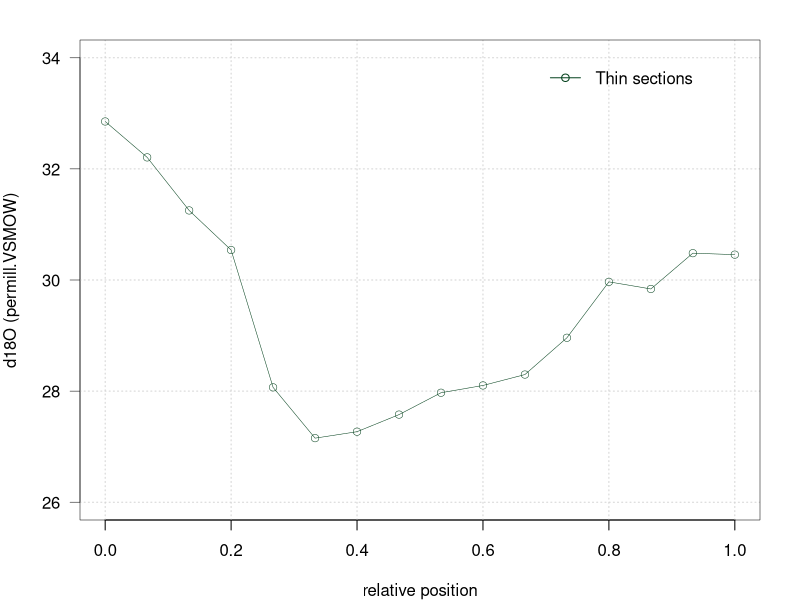
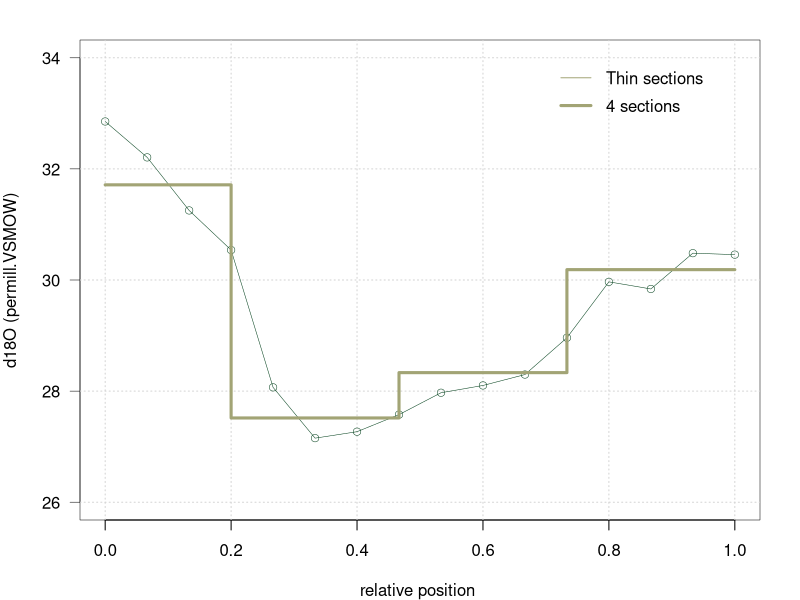
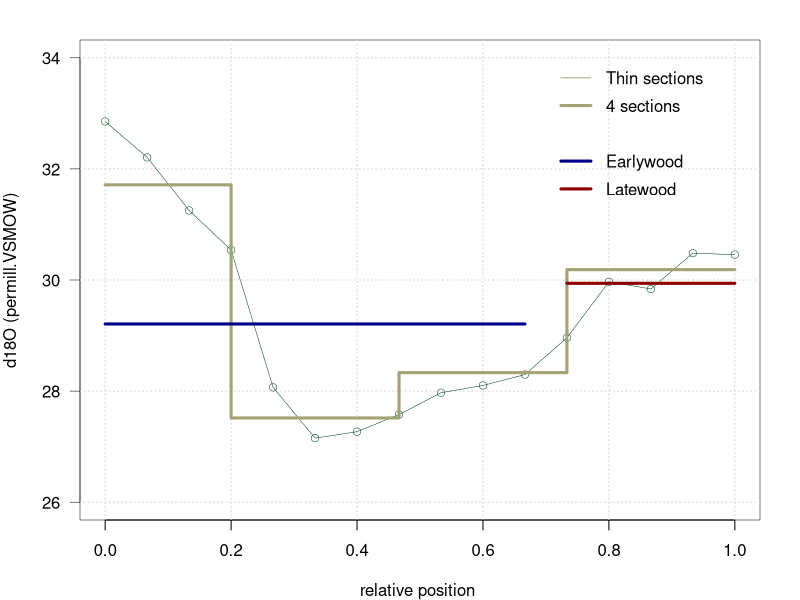
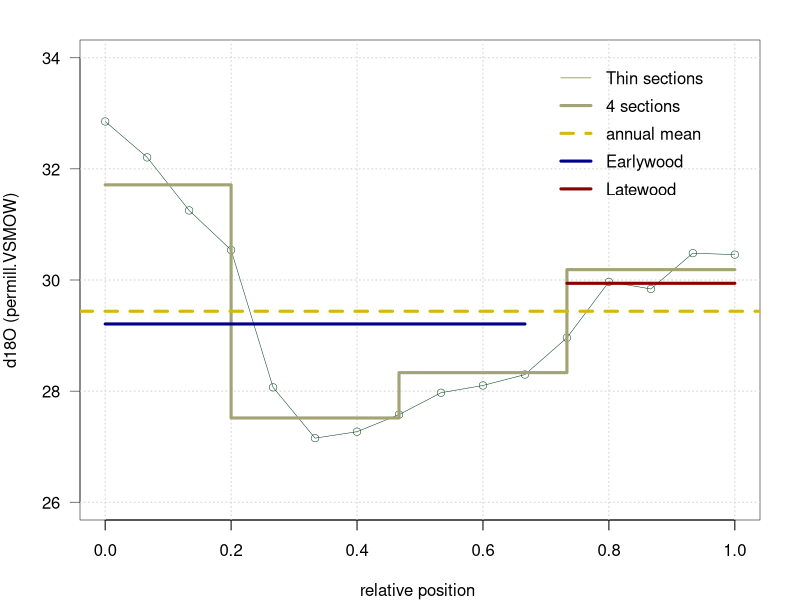

Reproduce these figures in R, in order. (Note: this script raises an error after producing the figures.)
## ---- chunk 1
# Read the high resolution 18O data for 1998.
HEL_98 <- read.csv("Data_Notebook5_part1/high_res_HEL_1998.csv") [,c(2,3,8)]
# color vector for plots
colb1 <- c("#D8B70A","#02401B","#A2A475","#D67236") 
## ---- chunk 2
par(mar=c(4,4,2,2),lwd=0.5)
plot(HEL_98[,3], HEL_98[,2], type="n", ylim=c(26,34), xlim=c(0,1), axes=F, xlab = "relative position", ylab = "d18O (permill.VSMOW)")
axis(1)
axis(2,lwd=0.5,las=2)
grid(lwd=1)
box()
lines( HEL_98[,3],HEL_98[,2], type="o",col=colb1[2],lwd=0.5, pch=1)
legend(x = 0.7, y = 34, legend = "Thin sections", col=colb1[2] , bty = "n",lwd=1,lty=1,pch = 1)
## ---- chunk 3
# select the sections per quarter
p25<- round(0.25*nrow(HEL_98),0)
p50<- round(0.50*nrow(HEL_98),0)
p75<- round(0.75*nrow(HEL_98),0)
p100<- round(1*nrow(HEL_98),0)
HEL_98_quarter  <- c(rep(mean(HEL_98[,2][1:p25], na.rm = T),length(1:p25)),
                  rep(mean(HEL_98[,2][(1+p25):p50], na.rm = T),length((1+p25):p50)),
                  rep(mean(HEL_98[,2][(1+p50):p75], na.rm = T),length((1+p50):p75)),
                  rep(mean(HEL_98[,2][(1+p75):p100], na.rm = T),length((1+p75):p100)))
## ---- chunk 4
par(mar=c(4,4,2,2),lwd=0.5)
plot(HEL_98[,3], HEL_98[,2], type="n", ylim=c(26,34), xlim=c(0,1), axes=F, xlab = "relative position ", ylab = "d18O (permill.VSMOW)");box()
axis(1)
axis(2,lwd=0.5,las=2)
grid(lwd=1)
lines( HEL_98[,3],HEL_98[,2], type="o",col=colb1[2],lwd=0.5, pch=1)
legend(x = 0.7, y = 34, legend = "Thin sections", col=colb1[3] , bty = "n",lwd=1)
# add the values of the quarters (equally distanced thin sections)
lines( HEL_98[,3],HEL_98_quarter, type="S",col=colb1[3],lwd=3)
legend(x = 0.7, y = 33.5, legend = "4 sections", col=colb1[3] , bty = "n",lwd=3)
## ---- chunk 5
#  We can estimate a % of EW and LW from total thin sections measurements as follows:
EW_1998 <- mean(HEL_98[,2][1:11], na.rm = T)
LW_1998 <- mean(HEL_98[,2][12:16], na.rm = T)
## ---- chunk 6
par(mar=c(4,4,2,2),lwd=0.5)
plot(HEL_98[,3], HEL_98[,2], type="n", ylim=c(26,34), xlim=c(0,1), axes=F, xlab = "relative position ", ylab = "d18O (permill.VSMOW)");box()
axis(1)
axis(2,lwd=0.5,las=2)
grid(lwd=1)
lines( HEL_98[,3],HEL_98[,2], type="o",col=colb1[2],lwd=0.5, pch=1)
legend(x = 0.7, y = 34, legend = "Thin sections", col=colb1[3] , bty = "n",lwd=1)
# add the values of the quarters (equally distanced thin sections)
lines( HEL_98[,3],HEL_98_quarter, type="S",col=colb1[3],lwd=3)
legend(x = 0.7, y = 33.5, legend = "4 sections", col=colb1[3] , bty = "n",lwd=3)
# Add the values EW and LW 
lines(HEL_98[,3][1:11], rep(EW_1998, 11),type="s",col="darkblue",lwd=3  )#EW
legend(x = 0.7, y = 32.5, legend = "Earlywood", col="darkblue" , bty = "n",lwd=3)
lines(HEL_98[,3][12:16], rep(LW_1998, 5),type="s",col="darkred",lwd=3  )#LW
legend(x = 0.7, y = 32, legend = "Latewood", col="darkred" , bty = "n",lwd=3)
## ---- chunk 7
#Here you will need to estimate the  average of the ring based on the thin sections provided.
# example 
HEL_98_complete <- mean(HEL_98[,2])
## ---- chunk 8
par(mar=c(4,4,2,2),lwd=0.5)
plot(HEL_98[,3], HEL_98[,2], type="n", ylim=c(26,34), xlim=c(0,1), axes=F, xlab = "relative position ", ylab = "d18O (permill.VSMOW)");box()
axis(1)
axis(2,lwd=0.5,las=2)
grid(lwd=1)
lines( HEL_98[,3],HEL_98[,2], type="o",col=colb1[2],lwd=0.5, pch=1)
legend(x = 0.7, y = 34, legend = "Thin sections", col=colb1[3] , bty = "n",lwd=1)
# add the values of the quarters (equally distanced thin sections)
lines( HEL_98[,3],HEL_98_quarter, type="S",col=colb1[3],lwd=3)
legend(x = 0.7, y = 33.5, legend = "4 sections", col=colb1[3] , bty = "n",lwd=3)
# Add the values EW and LW 
lines(HEL_98[,3][1:11], rep(EW_1998, 11),type="s",col="darkblue",lwd=3  )#EW
legend(x = 0.7, y = 32.5, legend = "Earlywood", col="darkblue" , bty = "n",lwd=3)
lines(HEL_98[,3][12:16], rep(LW_1998, 5),type="s",col="darkred",lwd=3  )#LW
legend(x = 0.7, y = 32, legend = "Latewood", col="darkred" , bty = "n",lwd=3)
# add the annual 18O value
abline(h = HEL_98_complete,col=colb1[1],lwd=3,lty=2)
legend(x = 0.7, y = 33, legend = "annual mean", col=colb1[1] , bty = "n",lwd=3,lty=2)
## ---- chunk 9
#read VPD data for this site
VPD_HEL <- read.csv("Data_Notebook5_part1/VPD_1998_1999_HEL.csv" )[,c(2,3,4)]
# Note that the VPD values are reported for Day of the year
#VPD_1998
par(mar=c(4,4,2,2),lwd=0.5)
plot(x = c(1:10),y=c(1:10),xlim = c(135,304), ylim = c(0,40) , type = "n", axes = F, xlab = "DOY", ylab = "VPD")
polygon(x = days_doy, y = c(VPD_HEL[,2], rev(VPD_HEL[,3])), border = F, col = rgb(0.2,0.3,0.4,0.6))
axis(1, at = seq(135,304,15),lwd=0.5,las=2)
axis(2,at = seq(0,40, 10), las=2,lwd=0.5)
grid(lwd=1)
box()
## ---- chunk 10
RCP_iso <- read.csv("Data_Notebook5_part2/RCP_Isotope_data_EW_LW.csv")[,c(2:5)]
EW.13C <- ts(RCP_iso[,1], start=1930, frequency=1)
LW.13C <- ts(RCP_iso[,2], start=1930, frequency=1)
EW.18O <- ts(RCP_iso[,3], start=1930, frequency=1)
LW.18O <- ts(RCP_iso[,4], start=1930, frequency=1)
## ---- chunk 11
par(mar=c(4,4,2,0))
layout(matrix(1:2,nrow = 1, ncol = 2,byrow = T), widths = c(5,5),heights = c(4,4),respect = TRUE)
ts.plot(EW.13C,ylab="d13C (permill.VPDB)",xlab="Years", col="#9C964A",main="13C")
lines(LW.13C,col="#9C964A", lty=6)
legend("topright", c("EW","LW"), lty=c(1,6), col=c("#9C964A","#9C964A"), text.col =c("#9C964A","#9C964A"), bty = "n")
ts.plot(EW.18O,ylab="d18O (permill.VSMOW)",xlab="Years", col="purple3",main="18O")
lines(LW.18O,col="purple3", lty=6)
legend("bottomright", c("EW","LW"), lty=c(1,6), col=c("purple3","purple3"), text.col =c("purple3","purple3"), bty = "n")
## ---- chunk 12
# First  calculate the difference between EW and LW for each isotope
diff.13C <- abs(LW.13C-EW.13C)
diff.18O <- abs(LW.18O-EW.18O)
## ---- chunk 13
par(mar=c(4,4,2,0))
layout(matrix(1:2,nrow = 1, ncol = 2,byrow = T), widths = c(5,5),heights = c(4,4),respect = TRUE)
ts.plot(diff.13C,ylab="Diff EW-LW",xlab="Years", col="#9C964A",main="13C")
ts.plot(diff.18O,ylab="Diff EW-LW",xlab="Years", col="purple3",main="18O")
## ---- chunk 14
# Read climate variables: VPD and precipitation. These data are from PRISM and cover the period from 1895-2015
RCP.vpd <- ts((read.csv("Data_Notebook5_part2/RCP_VPD_prism(monthly_1895_2015).csv")[,c(2:13)]), start=1895, frequency=1)
# RCP.pcp <- 
# Note that you need to subset the climate data for the period of the tree ring record (1930-2012)
## ---- chunk 15
# you can use monthly averages to look at seasonal patterns of VPD and PCP (barplot)
## ---- chunk 16
# For VPD
EW.13C.vpd <- ts.union(EW.13C,RCP.vpd)
LW.13C.vpd <- ts.union(LW.13C,RCP.vpd)
EW.18O.vpd <- ts.union(EW.18O,RCP.vpd)
EW.18O.vpd <- ts.union(EW.18O,RCP.vpd)

# For Precipitation
EW.13C.pcp <- ts.union(EW.13C,RCP.pcp)
LW.13C.pcp <- ts.union(LW.13C,RCP.pcp)
EW.18O.pcp <- ts.union(EW.18O,RCP.pcp)
EW.18O.pcp <- ts.union(EW.18O,RCP.pcp)

## ---- chunk 17
# here is an example for EW13C and VPD including renaming the columns for better plots
correl.EW.13C.vpd <- cor(EW.13C.vpd,use="p"); colnames(correl.EW.13C.vpd) <- c("EW.13C", colnames(RCP.vpd))
# repeat these steps for the other tree ring portions and climate variables
## ---- chunk 18
# here is a skeleton for a plot that includes only EW13C and VPD
# you will need to add the plots for other variables. 
layout(matrix(1:4,nrow = 2, ncol = 2,byrow = F), widths = c(4,4,4,4),heights = c(3,3,3,3),respect = TRUE)
barplot(correl.EW.13C.vpd[1,2:13],las=3,col=c("turquoise3"),ylab="Correlation", main="EW 13C VPD")
# add other  subdivisions
# You can repeat the plot for precipitations
## ---- chunk 19
# Combine matrices
diff.13C.vpd <- ts.union(diff.13C, RCP.vpd)
diff.18O.vpd <- ts.union(diff.18O, RCP.vpd)

diff.13C.pcp <- ts.union(diff.13C, RCP.pcp)
diff.18O.pcp <- ts.union(diff.18O, RCP.pcp)

# run correlations
corr.diff.13C.vpd <- cor(diff.13C.vpd,use="p"); colnames(corr.diff.13C.vpd) <- c("diff.13C", colnames(RCP.vpd))
corr.diff.18O.vpd <- cor(diff.18O.vpd,use="p"); colnames(corr.diff.18O.vpd) <- c("diff.18O", colnames(RCP.vpd))

corr.diff.13C.pcp <- cor(diff.13C.pcp,use="p"); colnames(corr.diff.13C.pcp) <- c("diff.13C", colnames(RCP.vpd))
corr.diff.18O.pcp <- cor(diff.18O.pcp,use="p"); colnames(corr.diff.18O.pcp) <- c("diff.18O", colnames(RCP.vpd))
## ---- chunk 20
# here is one example
corr.diff.13C.vpd [1,2:13]
## ---- chunk 21
# here is an example with MAY VPD 
linear.diff.13C.vpd <- lm(diff.13C~ RCP.vpd[,"May"])
